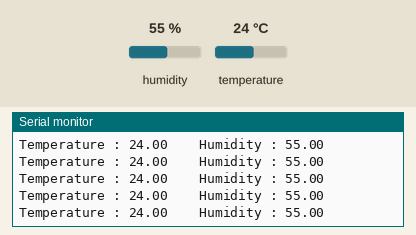
Recording of a sketch running on a simulated ESP8266 (NodeMCU). Shown: the last lines printed to the serial monitor. Inputs (shaded band) come from the test bench; at power-on: humidity 55 %, temperature 24 °C. WiFi joins after 1.5 s; servers stay silent unless stated.

Above: at 3.0 s.
3.1 s: humidity set to 22 %
At 4.01 s:
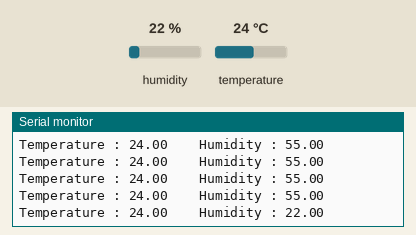
4.6 s: temperature set to 12 °C
At 4.61 s:
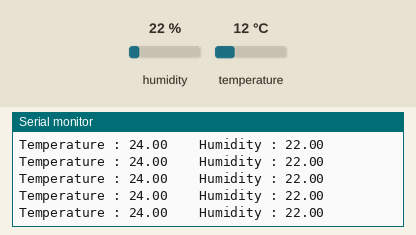
6.1 s: humidity set to 40 %
At 6.11 s:
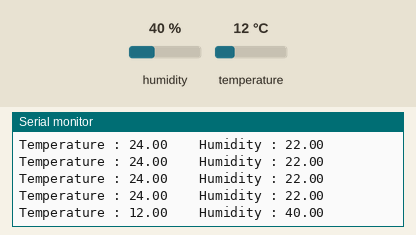
Timing chart, 0 to 9.1 s (numbered marks = the images above; inputs shaded):
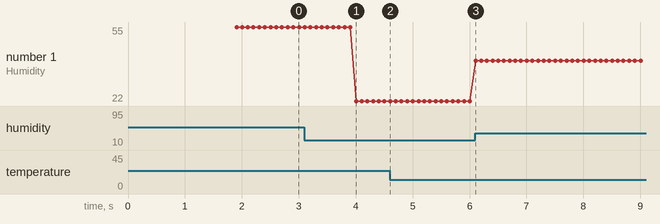

The sketch:

ature-and-humidity-monitor-using-esp8266-dht22-and-blynk-iot.ino
```cpp
#define BLYNK_TEMPLATE_ID "TMPL33sdrqfk-2rW"
#define BLYNK_TEMPLATE_NAME "Temperature Monitor Using DHT22"
#define BLYNK_AUTH_TOKEN "aajpGXow4-TwGsdfzc6g1hk9-8h6YXr7hfdsdOISuo"

#define BLYNK_PRINT Serial
#include <ESP8266WiFi.h>
#include <BlynkSimpleEsp8266.h>

#include <DHT.h>


char auth[] = BLYNK_AUTH_TOKEN;

char ssid[] = "WiFi Username";  // type your wifi name
char pass[] = "WiFi Password";  // type your wifi password

BlynkTimer timer;


#define DHTPIN 4 //Connect Out pin to D2 in NODE MCU
#define DHTTYPE DHT22
DHT dht(DHTPIN, DHTTYPE);


void sendSensor()
{
  float h = dht.readHumidity();
  float t = dht.readTemperature(); // or dht.readTemperature(true) for Fahrenheit

  if (isnan(h) || isnan(t)) {
    Serial.println("Failed to read from DHT sensor!");
    return;
  }
  // You can send any value at any time.
  // Please don't send more that 10 values per second.
    Blynk.virtualWrite(V0, t);
    Blynk.virtualWrite(V1, h);
    Serial.print("Temperature : ");
    Serial.print(t);
    Serial.print("    Humidity : ");
    Serial.println(h);
}
void setup()
{

  Serial.begin(115200);


  Blynk.begin(auth, ssid, pass);
  dht.begin();
  timer.setInterval(100L, sendSensor);

  }

void loop()
{
  Blynk.run();
  timer.run();
 }
```

Measured:
- after the input at 3.1 s, the serial monitor: prints a new line after 0.91 s (image 1)
- after the input at 6.1 s, the serial monitor: prints a new line at once (image 3)
- plotted number 1: 55 → 22 after the input at 3.1 s, 22 → 40 after the input at 6.1 s
